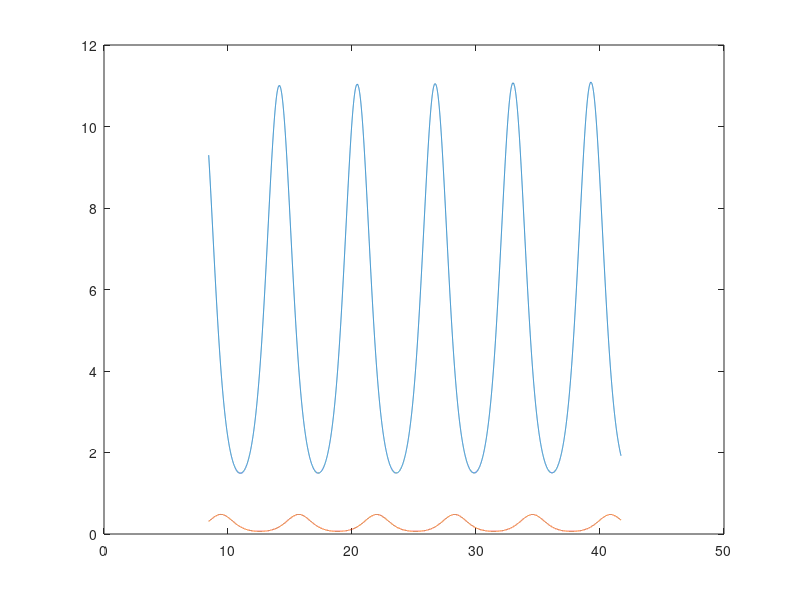

The MATLAB source for this figure: (Note: this script raises an error after producing the figure.)

function main()
    fun = @trigbasic;
    size = 2;
    tstart=-100;
    tend=100;
    y0start=1;
    y0end=100;
    events=@eventsbasic;
    mass=[];
    
    choices={'tol','refine','nonnegative','step'};
    fileID = fopen('test.txt','w');
    execute_test(fun,size,tstart,tend,y0start,y0end,events,mass,choices,fileID)
    
    
%     choices={};
%     fileID = fopen('basictest.txt','w');
%     execute_test(fun,size,tstart,tend,y0start,y0end,events,mass,choices,fileID)
%     
%     choices={'tol'};
%     fileID = fopen('toltest.txt','w');
%     execute_test(fun,size,tstart,tend,y0start,y0end,events,mass,choices,fileID)
%     
%     choices={'refine'};
%     fileID = fopen('refinetest.txt','w');
%     execute_test(fun,size,tstart,tend,y0start,y0end,events,mass,choices,fileID)
%     
%     choices={'nonnegative'};
%     fileID = fopen('nntest.txt','w');
%     execute_test(fun,size,tstart,tend,y0start,y0end,events,mass,choices,fileID)
%     
%     choices={'step'};
%     fileID = fopen('basic.txt','w');
%     execute_test(fun,size,tstart,tend,y0start,y0end,events,mass,choices,fileID)
%     
%     choices={'events'};
%     fileID = fopen('eventstest.txt','w');
%     execute_test(fun,size,tstart,tend,y0start,y0end,events,mass,choices,fileID)
%     
%     choices={'massmatrix'};
%     fileID = fopen('massmatrixtest.txt','w');
%     execute_test(fun,size,tstart,tend,y0start,y0end,events,mass,choices,fileID)
%     
%     choices={};
%     fileID = fopen('alltest.txt','w');
%     execute_test(fun,size,tstart,tend,y0start,y0end,events,mass,choices,fileID)
    
end

function execute_test(fun,size,tstart,tend,y0start,y0end,events,mass,choices,textfile)
    succ = false;
    while ~succ
        [y0,tspan]=randInput(size,tstart,tend,y0start,y0end);
        options = odeset();
        te=[];
        ye=[];
        ie=[];
        if any(strcmp(choices,'tol'))
            options = randTol(options,y0);
        end
        if any(strcmp(choices,'refine'))
            options = randRefine(options);
        end
        if any(strcmp(choices,'nonnegative'))
            options = randNN(options,y0)
        end
        if any(strcmp(choices,'step'))
            options = randStep(options);
        end
        if any(strcmp(choices,'events'))
            options = odeset(options,'Events',events);
        end
        if any(strcmp(choices,'massmatrix'))
            options = randMatrix(options,y0);
        end
        if any(strcmp(choices,'massfunctime'))
            options = odeset(options,'Events',mass,'MStateDependence','none');
        end
        if any(strcmp(choices,'massfuncstate'))
            options = odeset(options,'Mass',mass,'MStateDependence','weak');
        end
        try
            if any(strcmp(choices,'events'))
                [t,y,te,ye,ie]=ode45(fun,tspan,y0,options);
            else
                [t,y]=ode45(fun,tspan,y0,options);
            end
            sol=ode45(fun,tspan,y0,options);
            succ = true;
        catch
            warning('Test failed');
        end
    end
    plot(t,y)
    writetext(textfile,sol,tspan,y0,t,y,te,ye,ie);
end



%%
%
%   Write your functions/mass functions here
%
%

function dydt = cosbasic(t,y)
    dydt=[cos(t);2*cos(t)];
end

function dydt = trigbasic(t,y)
    dydt = [y(1)*cos(t);y(2)*sin(t)];
end

function [value,isterminal,direction] = eventsbasic(t,y)
    value = [y(1),y(2)];
    isterminal = [1,0];
    direction = [1,-1];
end

%%



%%
function [y0,tspan] = randInput(size,start,en,y0start,y0end)
    bool = [0,1];
    y0exponent = zeros(1,floor(log10(y0end/y0start))+1);
    y0exponent(1) = y0start;
    for i = 2:length(y0exponent)
        y0exponent(i) = y0exponent(i-1)*10;
    end
    y0=zeros(size,1);
    for i=1:size
        y0(i) = rand * randsample(y0exponent,1);
    end
    if randsample(bool,1)
        t0= start + (en-start) .* rand;
        tend = t0 +(en-t0) .* rand;
        tspan = [t0,tend];
    elseif randsample(bool,1)
        t0= start + (en-start) .* rand;
        tend = t0 +(en-t0) .* rand;
        space = 1/ (50 + (1000-50) *rand);
        tspan = [t0:space:tend];
    else
        t0= start + (en-start) .* rand;
        tend = t0 +(en-t0) .* rand;
        space = 1 / (50 + (1000-50) *rand);
        num = round((tend-t0)/space);
        tspan=sort(rand(1,num)*(tend-t0) + t0);
        
    end
end

function option = randTol(opt,y0)
    bool = [0,1];
    absexponent = [1e-10,1e-9,1e-8,1e-7,1e-6,1e-5,1e-4,1e-3];
    relexponent = [1e-8,1e-7,1e-6,1e-5,1e-4,1e-3,1e-2,1e-1,1];
    randNorm=randsample(bool,1);
    if randNorm
        option=odeset(opt,'NormControl','on');
    else
        option=odeset(opt,'NormControl','off');
    end
    absArray=randsample(bool,1);
    if absArray && ~randNorm
        %randAbs=rand*randsample(absexponent,1);
        randAbs=rand(1,length(y0)).*randsample(absexponent,1)
    else
        randAbs=rand*randsample(absexponent,1);
    end
    option=odeset(option,'AbsTol',randAbs);
    option=odeset(option,'RelTol',rand*randsample(relexponent,1));
end

function option = randRefine(opt)
    option = odeset(opt,'Refine',floor(1 + 20 * rand));
end

function option = randNN(opt,y0)
    bool = [0,1];
    size = length(y0);
    index = [];
    for i = 1:size
        if randsample(bool,1)
            index = [index, i];
        end
    end
    option = odeset(opt,'NonNegative',index);
end

function option = randStep(opt)
    maxexponent = [1e-3,1e-2,1e-1,1,10];
    initexponent = [1e-5,1e-4,1e-3,1e-2,1e-1,1];
    option=odeset(opt,'MaxStep',rand*randsample(maxexponent,1));
    option=odeset(option,'InitialStep',rand*randsample(initexponent,1));
end


function option = randMatrix(opt,y0)
    massexponent = [1e-1,1,1e1];
    size = length(y0);
    mat = zeros(size,size);
    for i = 1:size
        for j = 1:size
            mat(i,j)=rand*randsample(massexponent,1);
        end
    end
    option = odeset(opt,'Mass',mat);
end


%%

%%

function writetext(fileID,sol,tspan,y0,t,y,te,ye,ie)
    
    %Inputs
    fprintf(fileID,'Function:');
    fprintf(fileID,'%s',func2str(sol.extdata.odefun));
    fprintf(fileID,' ');
    fprintf(fileID,'Tspan:');
    fprintf(fileID,'%.15f#',tspan);
    fprintf(fileID,' ');
    fprintf(fileID,'Y0:');
    fprintf(fileID,'%.15f#',y0);
    fprintf(fileID,' ');
    fprintf(fileID,'Varargin:');
    fprintf(fileID,'%.15f#',string(sol.extdata.varargin));
    fprintf(fileID,' ');
    
    %Options
    fprintf(fileID,'RelTol:');
    fprintf(fileID,'%.15f',sol.extdata.options.RelTol);
    fprintf(fileID,' ');
    fprintf(fileID,'AbsTol:');
    fprintf(fileID,'%.15f#',sol.extdata.options.AbsTol);
    fprintf(fileID,' ');
    fprintf(fileID,'NormControl:');
    fprintf(fileID,'%s',sol.extdata.options.NormControl);
    fprintf(fileID,' ');
    fprintf(fileID,'Refine:');
    fprintf(fileID,'%d',sol.extdata.options.Refine);
    fprintf(fileID,' ');
    fprintf(fileID,'Stats:');
    fprintf(fileID,'%s',sol.extdata.options.Stats);
    fprintf(fileID,' ');
    fprintf(fileID,'NonNegative:');
    fprintf(fileID,'%d#',sol.extdata.options.NonNegative);
    fprintf(fileID,' ');
    fprintf(fileID,'Events:');
    if isa(sol.extdata.options.Events,'function_handle')
        fprintf(fileID,'%s',func2str(sol.extdata.options.Events));
    end
    fprintf(fileID,' ');
    fprintf(fileID,'MaxStep:');
    fprintf(fileID,'%.15f',sol.extdata.options.MaxStep);
    fprintf(fileID,' ');
    fprintf(fileID,'InitialStep:');
    fprintf(fileID,'%.15f',sol.extdata.options.InitialStep);
    fprintf(fileID,' ');
    fprintf(fileID,'Mass:');
    if isa(sol.extdata.options.Mass,'function_handle')
        fprintf(fileID,'%s',func2str(sol.extdata.options.Mass));
    else
        fprintf(fileID,'%.15f#',sol.extdata.options.Mass);
    end
    fprintf(fileID,' ');
    fprintf(fileID,'MStateDependence:');
    fprintf(fileID,'%s',sol.extdata.options.MStateDependence);
    fprintf(fileID,' ');

    %Output
    fprintf(fileID,'Tout:');
    fprintf(fileID,'%.15f#',t);
    fprintf(fileID,' ');
    fprintf(fileID,'Yout:');
    fprintf(fileID,'%.15f#',y);
    fprintf(fileID,' ');
    fprintf(fileID,'Nsteps:');
    fprintf(fileID,'%d',sol.stats.nsteps);
    fprintf(fileID,' ');
    fprintf(fileID,'Nfailed:');
    fprintf(fileID,'%d',sol.stats.nfailed);
    fprintf(fileID,' ');
    fprintf(fileID,'Nfevals:');
    fprintf(fileID,'%d',sol.stats.nfevals);
    fprintf(fileID,' ');
    fprintf(fileID,'Teout:');
    if isa(sol.extdata.options.Events,'function_handle')
        fprintf(fileID,'%.15f#',te);
    end
    fprintf(fileID,' ');
    fprintf(fileID,'Yeout:');
    if isa(sol.extdata.options.Events,'function_handle')
        fprintf(fileID,'%.15f#',ye);
    end
    fprintf(fileID,' ');
    fprintf(fileID,'Ieout:');
    if isa(sol.extdata.options.Events,'function_handle')
        fprintf(fileID,'%d#',ie);
    end
    fprintf(fileID,'\n');
    
end
